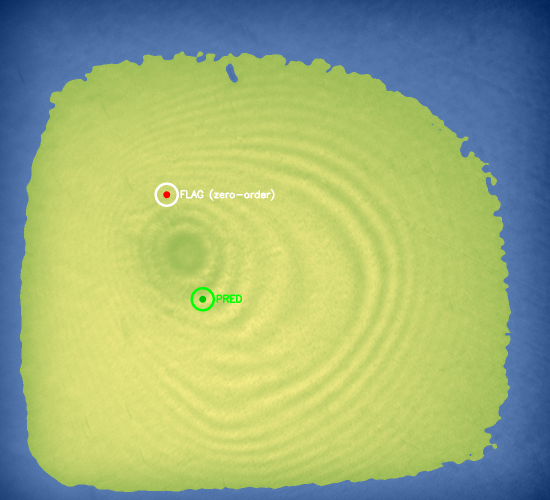
#> input picture analysis_folder1_dark_bright_overlay.png, 1100 x 1000 px (shown at 1/2 size); its folder holds only this picture in this run
$ python calculate_sharpness_plane.py .   (older library calls are emulated)
#> lines starting #> are read from the running program, lines starting #| are printed output that depends on the picture; long printed decimals are rounded
import cv2
import numpy as np
import os
import argparse
import glob

def calculate_sharpness(image_gray):
    """Calculate the sharpness of an image using the variance of the Laplacian."""
    laplacian = cv2.Laplacian(image_gray, cv2.CV_64F)
    return laplacian.var()

def main():
    parser = argparse.ArgumentParser(description="Calculate sharpness plane from a sequence of images.")
    parser.add_argument("folder", help="Path to the folder containing images.")
    parser.add_argument("--rows", type=int, default=5, help="Number of block rows.")
    parser.add_argument("--cols", type=int, default=5, help="Number of block columns.")
    args = parser.parse_args()

    folder = args.folder
    if not os.path.isdir(folder):
        print(f"Error: Folder '{folder}' does not exist.")
        return

    # Get image files and sort them
    extensions = ['*.png', '*.jpg', '*.jpeg', '*.bmp', '*.tif', '*.tiff']
    image_files = []
    for ext in extensions:
        image_files.extend(glob.glob(os.path.join(folder, ext)))

    # Sort strictly by name
    image_files.sort(key=lambda x: os.path.basename(x))

    if not image_files:
        print(f"No images found in '{folder}'.")
        return

    print(f"Found {len(image_files)} images.")

    # Read first image to get dimensions
    first_img = cv2.imread(image_files[0])
#> first_img is the input picture: shape (1000, 1100, 3); mean B, G, R 122.8, 175.8, 155
    if first_img is None:
        print(f"Error reading {image_files[0]}")
        return

    H, W = first_img.shape[:2]
#> H = 1000; W = 1100
    print(f"Image dimensions: {W}x{H}")
#| Image dimensions: 1100x1000

    n_rows = args.rows
    n_cols = args.cols
    block_h = H // n_rows
#> block_h = 200
    block_w = W // n_cols
#> block_w = 220

    # Store sharpness values: [row][col][image_index]
    sharpness_grid = np.zeros((n_rows, n_cols, len(image_files)))

    print("Processing images...")
    for idx, img_path in enumerate(image_files):
        img = cv2.imread(img_path)
        if img is None:
            print(f"Warning: Could not read {img_path}, skipping.")
            continue
        if img.shape[:2] != (H, W):
            print(f"Warning: Image {img_path} has different dimensions {img.shape[:2]}, resizing to match first image.")
            img = cv2.resize(img, (W, H))

        gray = cv2.cvtColor(img, cv2.COLOR_BGR2GRAY)
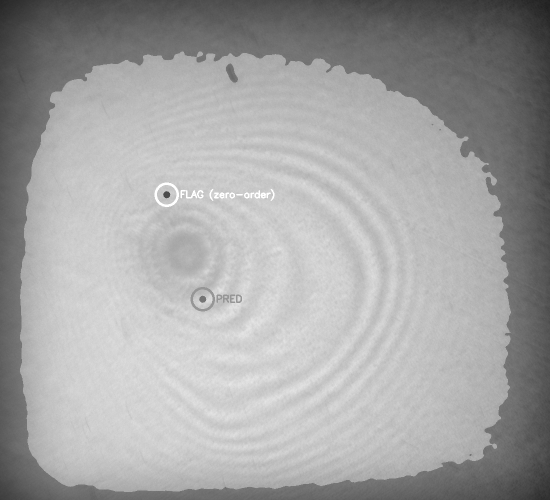
#> gray: shape (1000, 1100) (shown at 1/2 size); min 31, max 255, mean 163.4

        for r in range(n_rows):
            for c in range(n_cols):
                y0, y1 = r * block_h, (r + 1) * block_h
                x0, x1 = c * block_w, (c + 1) * block_w

                # Handle last block to include remaining pixels
                if r == n_rows - 1: y1 = H
                if c == n_cols - 1: x1 = W

                block = gray[y0:y1, x0:x1]
                score = calculate_sharpness(block)
                sharpness_grid[r, c, idx] = score
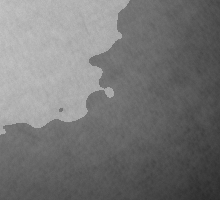
#> block: shape (200, 220); min 43, max 195, mean 117.8

        if (idx + 1) % 5 == 0:
            print(f"Processed {idx + 1}/{len(image_files)} images.")

    # Find max sharpness index for each block
    max_indices = np.argmax(sharpness_grid, axis=2)
#> max_indices = [[0, 0, 0, 0, 0], [0, 0, 0, 0, 0], [0, 0, 0, 0, 0], [0, 0, 0, 0, 0], [0, 0, 0, 0, 0]]

    print("\nSharpest Image Indices (Grid):")
    print(max_indices)
#| [[0 0 0 0 0]
#|  [0 0 0 0 0]
#|  [0 0 0 0 0]
#|  [0 0 0 0 0]
#|  [0 0 0 0 0]]

    # Prepare data for plane fitting
    points_x = []
    points_y = []
    points_z = []

    for r in range(n_rows):
        for c in range(n_cols):
            # Calculate center coordinates
            y0, y1 = r * block_h, (r + 1) * block_h
            x0, x1 = c * block_w, (c + 1) * block_w
            if r == n_rows - 1: y1 = H
            if c == n_cols - 1: x1 = W

            center_x = (x0 + x1) / 2.0
            center_y = (y0 + y1) / 2.0

            best_idx = max_indices[r, c]

            points_x.append(center_x)
            points_y.append(center_y)
            points_z.append(best_idx)
#> after the loop, points_x = 25 values, max 990 at index 4, min 110 at index 0, mean 550; points_y = 25 values from 100 to 900; points_z = 25 values from 0 to 0

    points_x = np.array(points_x)
    points_y = np.array(points_y)
    points_z = np.array(points_z)

    # Fit plane: z = a*x + b*y + d
    # A = [x, y, 1]
    A = np.column_stack((points_x, points_y, np.ones_like(points_x)))
#> A = 25 rows, first 8: [110, 100, 1], [330, 100, 1], [550, 100, 1], [770, 100, 1], [990, 100, 1], [110, 300, 1], [330, 300, 1], [550, 300, 1]

    # Use least squares
    # Solution v = [a, b, d]
    v, residuals, rank, s = np.linalg.lstsq(A, points_z, rcond=None)
#> v = [0, 0, 0]; residuals = [0]; rank = 3; s = [4005.7, 1478.8, 1.86]
    a, b, d = v
#> a = 0; b = 0; d = 0

    print("\nPlane Fitting Results:")
    print(f"Formula: Z = {a:.6f} * X + {b:.6f} * Y + {d:.6f}")
#| Formula: Z = 0 * X + 0 * Y + 0

    # Calculate angles
    # Normal vector n = (a, b, -1)
    # Angle with Z-axis (0, 0, 1)

    normal = np.array([a, b, -1])
#> normal = [0, 0, -1]
    norm_length = np.linalg.norm(normal)
#> norm_length = 1

    # Cosine of angle between normal and (0,0,1)
    # n . k = -1
    cos_theta = abs(-1) / (norm_length * 1)
#> cos_theta = 1
    theta_rad = np.arccos(cos_theta)
#> theta_rad = 0
    theta_deg = np.degrees(theta_rad)
#> theta_deg = 0

    print(f"Angle between plane normal and Z-axis: {theta_deg:.4f} degrees")
#| Angle between plane normal and Z-axis: 0.0000 degrees

    # Azimuth (direction of steepest ascent/descent)
    azimuth_deg = np.degrees(np.arctan2(b, a))
#> azimuth_deg = 0
    print(f"Azimuth of the gradient: {azimuth_deg:.4f} degrees")
#| Azimuth of the gradient: 0.0000 degrees

    # Tilt angles
    # Tilt X (rotation around Y axis sort of, slope in X direction)
    tilt_x_deg = np.degrees(np.arctan(a))
#> tilt_x_deg = 0
    # Tilt Y (slope in Y direction)
    tilt_y_deg = np.degrees(np.arctan(b))
#> tilt_y_deg = 0

    print(f"Slope in X direction (Tilt X): {tilt_x_deg:.4f} degrees")
#| Slope in X direction (Tilt X): 0.0000 degrees
    print(f"Slope in Y direction (Tilt Y): {tilt_y_deg:.4f} degrees")
#| Slope in Y direction (Tilt Y): 0.0000 degrees

if __name__ == "__main__":
    main()
